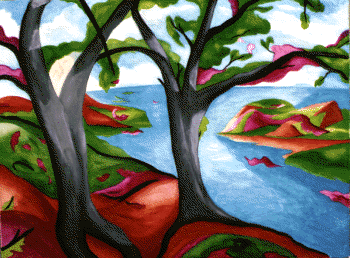
%> input picture ch07/trees.tif, 350 x 258 px
$ octave divide_m.m   (GNU Octave 9; MATLAB toolbox functions it lacks are replaced by stand-ins)
%> lines starting %> are read from the running program, lines starting %| are printed output that depends on the picture; in (x1, y1, x2, y2) boxes, pixels count from 0 and x2, y2 are one past the last pixel; in counts of white or black regions, pixels touching at a corner belong together; the program's own positions count from 1
clear all;
close all;
clc;
%% 采用函数im2bw进行彩色图像分割
[x, map] = imread('trees.tif');
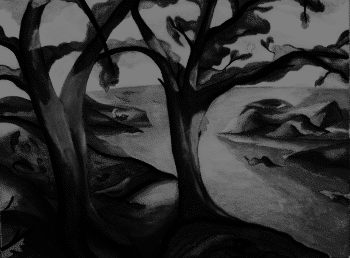
%> x: size 258x350 uint8; min 0, max 127, mean 49.1
%> map = 256 rows, first 12: [0 0 0; 0.0627 0.0627 0.0314; 0.29 0.0314 0; 0 0 1; 0.29 0.0627 0.0627; 0.388 0.0314 0.0941; 0.451 0.0627 0; 0.259 0.161 0.0627; 0.0941 0.259 0.0314; 0.224 0.192 0.224; 0.192 0.224 0.224; 0.549 0.0627 0.129]
J = ind2gray(x, map);
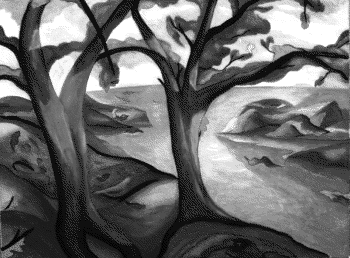
%> J: size 258x350 uint8; min 0, max 255, mean 107.3
k = im2bw(x, map, 0.4);
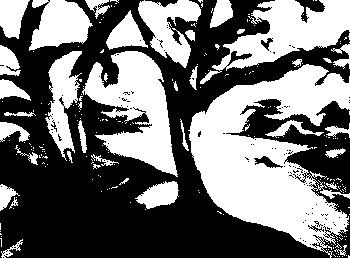
%> k: size 258x350 logical; 44.6% white; 219 white regions (181 under 20 px), largest, box (x1, y1, x2, y2) and area: (188, 64, 350, 258) 15913, (82, 51, 178, 177) 6095, (200, 0, 350, 84) 5053
figure;
subplot(121); imshow(J);
subplot(122); imshow(k);
